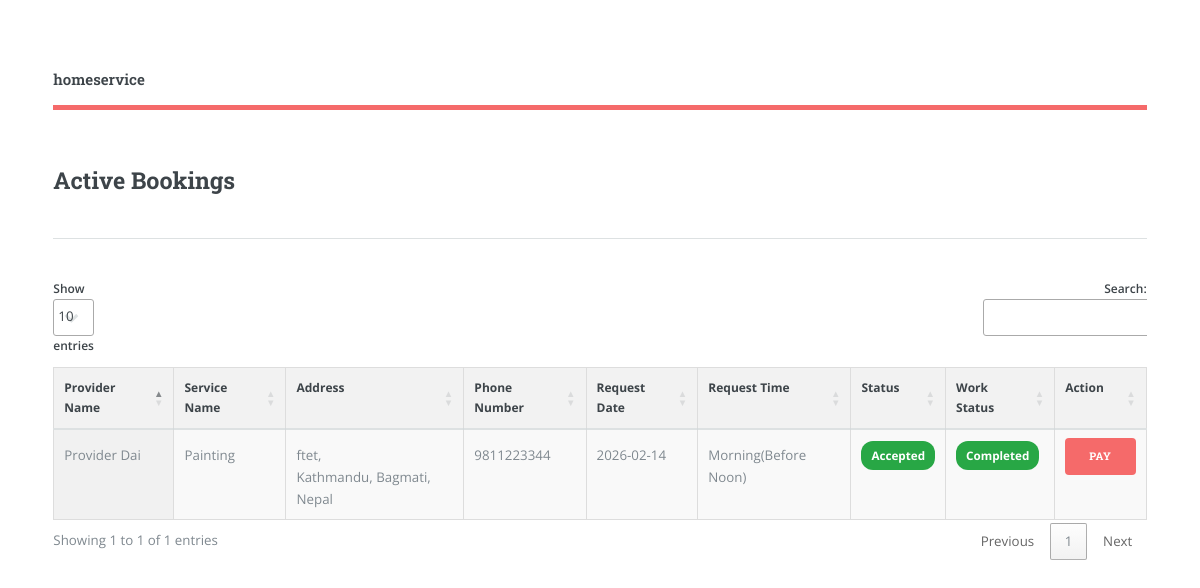
/mybookings.php (signed in), run on the app's committed database.
### tables this page shows
CREATE TABLE `service_request` (
  `srid` int(11) NOT NULL,
  `consumer_id` int(11) NOT NULL,
  `provider_id` int(11) NOT NULL,
  `service_id` int(11) NOT NULL,
  `req_date` date NOT NULL,
  `req_time` varchar(50) DEFAULT NULL,
  `status` varchar(50) NOT NULL DEFAULT 'Pending',
  `work_status` varchar(50) NOT NULL DEFAULT 'Pending',
  `payment_status` varchar(50) NOT NULL DEFAULT 'Pending',
  `charge` decimal(10,2) NOT NULL DEFAULT 0.00,
  `last_modified` timestamp NOT NULL DEFAULT current_timestamp() ON UPDATE current_timestamp(),
  `read_status_c` tinyint(1) NOT NULL DEFAULT 0,
  `msgc` varchar(255) DEFAULT NULL,
  `read_status` tinyint(1) DEFAULT 0,
  `msgp` varchar(255) DEFAULT NULL,
  `wallet` decimal(10,2) NOT NULL DEFAULT 0.00
);

CREATE TABLE `provider` (
  `pid` int(11) NOT NULL,
  `fname` varchar(50) NOT NULL,
  `mname` varchar(50) DEFAULT NULL,
  `lname` varchar(50) NOT NULL,
  `dob` date DEFAULT NULL,
  `gender` enum('Male','Female','Other') DEFAULT 'Male',
  `country` varchar(50) DEFAULT NULL,
  `state` varchar(50) DEFAULT NULL,
  `city` varchar(50) DEFAULT NULL,
  `address` text DEFAULT NULL,
  `phnno` varchar(20) DEFAULT NULL,
  `email` varchar(100) NOT NULL,
  `photo` varchar(255) DEFAULT NULL,
  `average_rating` decimal(2,1) DEFAULT 0.0,
  `created_at` timestamp NOT NULL DEFAULT current_timestamp(),
  `password` varchar(255) NOT NULL,
  `wallet` decimal(10,2) NOT NULL DEFAULT 0.00,
  `rating_count` int(11) NOT NULL DEFAULT 0
);

CREATE TABLE `services` (
  `sid` int(11) NOT NULL,
  `sname` varchar(100) NOT NULL,
  `description` text DEFAULT NULL,
  `icon` varchar(100) DEFAULT NULL,
  `created_at` timestamp NOT NULL DEFAULT current_timestamp()
);

### mybookings.php (the view, shortened to what this page needs)
<?php
$con = mysqli_connect("localhost", "root", "", "homeservice");
$id = $_SESSION["consumer_id"];
$query = "SELECT provider.fname, provider.mname, provider.lname, provider.address, provider.city, provider.state, provider.country,
            provider.phnno,
            service_request.req_date AS fdate, service_request.req_time,
            service_request.status AS status, service_request.work_status,
            service_request.payment_status, service_request.srid, services.sname
          FROM service_request
          JOIN provider ON provider.pid = service_request.provider_id
          JOIN consumer ON consumer.cid = service_request.consumer_id
          JOIN services ON services.sid = service_request.service_id
          WHERE service_request.consumer_id = ?
          AND service_request.payment_status = 0 -- Filter for pending payment
          ORDER BY service_request.req_date DESC, service_request.req_time DESC";
$stmt = $con->prepare($query);
$stmt->bind_param("s", $id);
$stmt->execute();
$stmt->store_result();
?>
<!DOCTYPE HTML>
<html>
<head>
    <link rel="stylesheet" href="assets/css/main.css" />
    <link rel="stylesheet" href="https://cdn.datatables.net/1.13.5/css/jquery.dataTables.min.css">
</head>
<body class="is-preload">
    <div id="wrapper">
        <div id="main">
            <div class="inner">
                <header id="header">
                    <a href="welcome.php" class="logo"><strong>homeservice</strong></a>
                </header>
                <section>
                    <h2 id="elements">Active Bookings</h2>
                    <hr class="major" />
                    <div class="row gtr-200">
                        <div class="col-12 col-12-medium">
                            <div class="table-wrapper">
                                <?php
                                if ($stmt->num_rows > 0) {
                                    $stmt->bind_result($fname, $mname, $lname, $address, $city, $state, $country, $phnno, $fdate, $rtime, $status, $workstatus, $payment_status, $srid, $sname);
                                    echo '<table id="myTable" class="display">
                                          <thead>
                                              <tr>
                                                  <th>Provider Name</th>
                                                  <th>Service Name</th>
                                                  <th>Address</th>
                                                  <th>Phone Number</th>
                                                  <th>Request Date</th>
                                                  <th>Request Time</th>
                                                  <th>Status</th>
                                                  <th>Work Status</th>
                                                  <th>Action</th>
                                              </tr>
                                          </thead>
                                          <tbody>';
                                    while ($stmt->fetch()) {
                                        $status_label = $status == 0 ? "Pending" : ($status == 1 ? "Accepted" : "Rejected");
                                        $status_class = $status == 0 ? "badge-warning" : ($status == 1 ? "badge-success" : "badge-danger");
                                        $workstatus_label = $workstatus == 0 ? "Pending" : "Completed";
                                        $workstatus_class = $workstatus == 0 ? "badge-warning" : "badge-success";
                                        $action_button = ($status == 1 && $workstatus == 1 && $payment_status == 0)
                                            ? "<button class='action-btn primary'>Pay</button>"
                                            : "<button class='action-btn primary' disabled>Pay</button>";
                                        echo '<tr>
                                                <td>' . $fname . ' ' . $mname . ' ' . $lname . '</td>
                                                <td>' . $sname . '</td>
                                                <td>' . $address . ',<br>' . $city . ', ' . $state . ', ' . $country . '</td>
                                                <td>' . $phnno . '</td>
                                                <td>' . $fdate . '</td>
                                                <td>' . $rtime . '</td>
                                                <td><span class="badge ' . $status_class . '">' . $status_label . '</span></td>
                                                <td><span class="badge ' . $workstatus_class . '">' . $workstatus_label . '</span></td>
                                                <td>' . $action_button . '</td>
                                              </tr>';
                                    }
                                    echo '</tbody>
                                          </table>';
                                } else {
                                    echo "<h3 style='color:red'>No Active Bookings Found</h3>";
                                }
                                ?>
                            </div>
                        </div>
                    </div>
                </section>
            </div>
        </div>
    </div>
</body>
</html>

### mybookings.php (style rules this page uses)
table.dataTable { border-collapse: collapse; border: 1px solid #ddd; width: 100%; }
table.dataTable th, table.dataTable td { border: 1px solid #ddd; padding: 8px; }
table.dataTable th { background-color: #f2f2f2; text-align: left; }
.badge { display: inline-block; padding: 5px 10px; font-size: 0.875em; font-weight: bold; border-radius: 12px; }
.badge-success { background-color: #28a745; color: #fff; }

### data on the page
service_request: provider.fname "Provider", provider.lname "Dai", service.sname "Painting", provider.address "ftet", provider.city "Kathmandu", provider.state "Bagmati", provider.country "Nepal", provider.phnno "9811223344", req_date "2026-02-14", req_time "Morning(Before Noon)", status "Accepted", work_status "Completed", payment_status "PAY"
